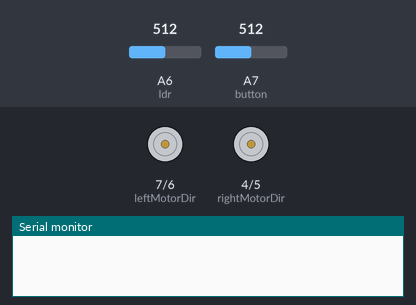
Recording of a sketch running on a simulated Arduino Nano, built with avr-gcc and run on an emulated ATmega328P. On the bench: direction and speed pins drawn as motors (green arrow = direction pin HIGH = forward, orange = LOW = backward, longer = more drive), the last lines printed to the serial monitor. Inputs (shaded band) come from the test bench; at power-on: A7 (button) = 512, A6 (ldr) = 512. Random numbers use the default seed unless the sketch sets one.

Above: at 1.2 s.
1.3 s: A7 (button) set to 11
2.8 s: A7 (button) set to 8
At 3.6 s:
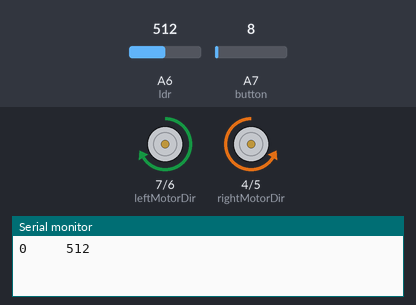
Timing chart, 0 to 11.8 s (numbered marks = the images above; inputs shaded):
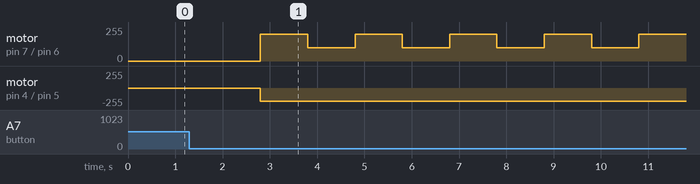

The sketch:

mBot_drive_edge_detection.ino
```cpp
#include <MeMCore.h>

MeLineFollower linefollower(2); //IR line follow sensor connected to port 2
MeDCMotor motorLeft(M1);
MeDCMotor motorRight(M2);

int rightMotorDir = 4;  //D4 <--> digitalWrite
int rightMotorSpeed = 5;  //D5 = OC0B:PWM <--> analogWrite
int leftMotorSpeed = 6; //D6 = OC0A:PWM <--> analogWrite
int leftMotorDir = 7; //D7 <--> digitalWrite

#define button A7 //onboard button is connected to analog pin A7

int ldr;
int edgeDetect;

int randNumber;

int ldrValue = 1012;
int revSpeed = 200;
int revDuration = 1000;
int fwdSpeed = 150;

void setup() {
  Serial.begin(9600);

  //declare board inputs and outputs (I/O)
  pinMode(rightMotorDir, OUTPUT);
  pinMode(rightMotorSpeed, OUTPUT);
  pinMode(leftMotorDir, OUTPUT);
  pinMode(leftMotorSpeed, OUTPUT);

  randomSeed(analogRead(0));
}

void loop() {
  while(analogRead(button) < 10){ //default button state is HIGH (1023)
    while (ldr < ldrValue){
      //read the light sensor and line follow sensor
      ldr = analogRead(A6); //onboard ldr connected to analog pin A6
      edgeDetect = linefollower.readSensors();  //0 = neither, 1 = right, 2 = left, 3 = both

      Serial.print(edgeDetect);
      Serial.print("     ");
      Serial.println(ldr);
      if (edgeDetect == 0){
        reverse(revSpeed, revDuration);  //reverse(speed (0-255), reverse time (ms))
        randNumber = random(1);
        if (randNumber == 0){
          reverseRight(revSpeed, revDuration);
        }
        else{
          reverseLeft(revSpeed, revDuration);
        }
      }
      else if (edgeDetect == 1){
        reverseLeft(revSpeed, revDuration/1.5);
      }
      else if (edgeDetect == 2){
        reverseRight(revSpeed, revDuration);
      }
      else{
        forward(fwdSpeed);
      }
    }

    stop();
    break;
  }
}

void forward(int motorSpeed){
  digitalWrite(rightMotorDir, HIGH);
  analogWrite(rightMotorSpeed, motorSpeed);
  digitalWrite(leftMotorDir, LOW);  //right and left motor are mirror-mounted; neg. speed is forward for left motor
  analogWrite(leftMotorSpeed, motorSpeed);
}

void reverseRight(int motorSpeed, int revTime){
  //Both motors in reverse at different speeds
  digitalWrite(rightMotorDir, LOW);
  analogWrite(rightMotorSpeed, motorSpeed);
  digitalWrite(leftMotorDir, HIGH);
  analogWrite(leftMotorSpeed, motorSpeed/2);  ////reverse at half the speed of right motor

  delay(revTime); //adjust for desired turn radius
}

void reverseLeft(int motorSpeed, int revTime){
  //Both motors in reverse at different speeds
  digitalWrite(rightMotorDir, LOW);
  analogWrite(rightMotorSpeed, motorSpeed/2); //reverse at half the speed of left motor
  digitalWrite(leftMotorDir, HIGH);
  analogWrite(leftMotorSpeed, motorSpeed);

  delay(revTime); //adjust for desired turn radius
}

void reverse(int motorSpeed, int revTime){
  //Both motors in reverse at same speed
  digitalWrite(rightMotorDir, LOW);
  analogWrite(rightMotorSpeed, motorSpeed);
  digitalWrite(leftMotorDir, HIGH);
  analogWrite(leftMotorSpeed, motorSpeed);

  delay(revTime); //adjust for desired reverse distance
}

void stop(){
  analogWrite(rightMotorSpeed, 0);
  analogWrite(leftMotorSpeed, 0);
}
```

Measured:
- the behaviour switches between 10 and 9 on A7 (button) (found by bisection; images 0 and 1)
- after the input at 1.3 s, every drawn part: stays the same
- after the input at 2.8 s, motor on pin 7 (leftMotorDir) / pin 6 (leftMotorSpeed): alternates forward 200/255 for 1.0 s and forward 100/255 for 1.0 s, starting at once; motor on pin 4 (rightMotorDir) / pin 5 (rightMotorSpeed): stopped → backward 200/255 at once
